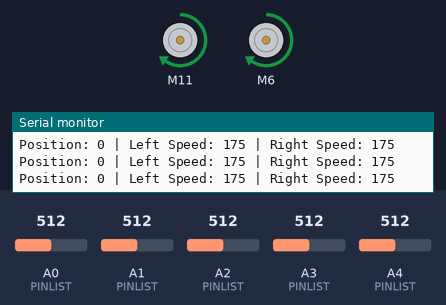
Recording of a sketch running on a simulated Arduino Uno, built with avr-gcc and run on an emulated ATmega328P. Shown: 2 × DC motor (green arrow = forward, orange = backward, longer = faster), the last lines printed to the serial monitor. The test bench sets the inputs (shaded band); at power-on: A0 (PINLIST) = 512, A1 (PINLIST) = 512, A3 (PINLIST) = 512, A2 (PINLIST) = 512, A4 (PINLIST) = 512.

Above: at 1.2 s.
1.3 s: A0 (PINLIST) set to 59
2.8 s: A0 (PINLIST) set to 52
At 3.3 s:
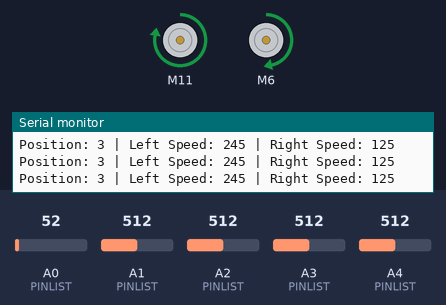
4.3 s: A0 (PINLIST) set to 306
At 4.6 s:
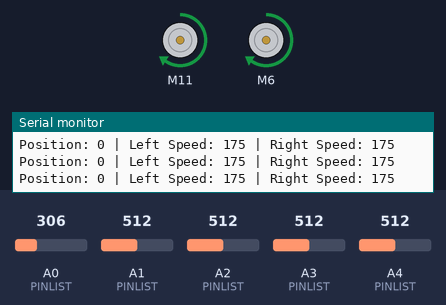
5.8 s: A1 (PINLIST) set to 60
8.8 s: A1 (PINLIST) set to 49
At 9.3 s:
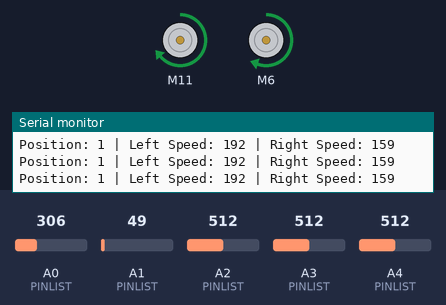
10.3 s: A3 (PINLIST) set to 60
11.8 s: A3 (PINLIST) set to 49
At 12.7 s:
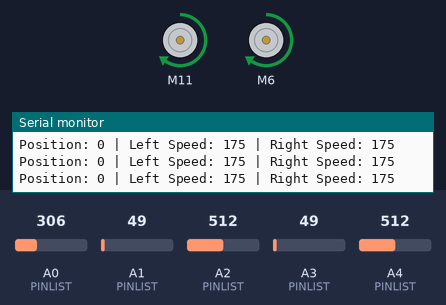
Timing chart, 0 to 14.3 s (numbered marks = the images above; inputs shaded):
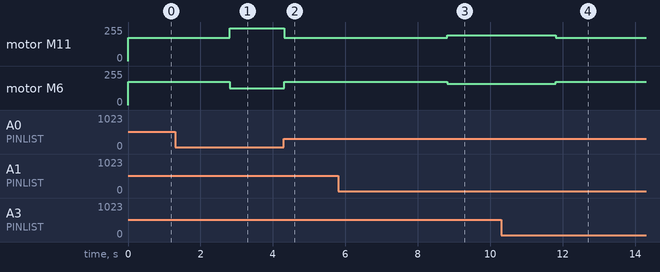

Measured:
- the behaviour switches between 56 and 55 on A0 (PINLIST) (found by bisection; images 0 and 1)
- after the input at 2.8 s, motor M11: forward 175/255 → forward 245/255 at once; motor M6: forward 175/255 → forward 125/255 at once
- after the input at 4.3 s, motor M11: forward 245/255 → forward 175/255 at once; motor M6: forward 125/255 → forward 175/255 at once
- after the input at 8.8 s, motor M11: forward 175/255 → forward 192/255 at once; motor M6: forward 175/255 → forward 159/255 at once
- after the input at 11.8 s, motor M11: forward 192/255 → forward 175/255 at once; motor M6: forward 159/255 → forward 175/255 at once

The sketch:

Suivi_de_ligne_sans_pid.ino
```cpp
#include "IRSensors.h"
#include "MoteurDouble.h"

// Configuration des capteurs IR (5 capteurs)
int PINLIST[5] = { A0, A1, A2, A3, A4 };  // Capteurs : Extrême gauche, Gauche, Centre, Droit, Extrême droit
int WEIGHTS[5] = { -3, -1, 0, 1, 3 };     // Poids plus précis pour calcul de position
IRSensors ir1(5, PINLIST, WEIGHTS);

// Configuration des moteurs
int AIN1 = 11;
int AIN2 = 10;
int BIN1 = 6;
int BIN2 = 5;
MoteurDouble motorController(AIN1, AIN2, BIN1, BIN2);

// Paramètres de suivi de ligne
int baseSpeed = 175;  // Vitesse de base

void setup() {
  Serial.begin(115200);
}

void loop() {
  int position = ir1.getPosition(); // Lire la position de la ligne

  int leftSpeed = baseSpeed;
  int rightSpeed = baseSpeed;

  // Ajustement des vitesses en fonction de la position
  if (position == 0) {
    // La ligne est au centre, avancer tout droit
    leftSpeed = baseSpeed;
    rightSpeed = baseSpeed;
  } else if (position == -1) {
    // La ligne est légèrement à gauche ou fortement à gauche, tourner à gauche
    leftSpeed = baseSpeed / 1.1;
    rightSpeed = baseSpeed*1.1;
  } else if (position == 1) {
    // La ligne est légèrement à droite ou fortement à droite, tourner à droite
    leftSpeed = baseSpeed*1.1;
    rightSpeed = baseSpeed / 1.1;
  }
  else if (position == -3)
  {
    leftSpeed = baseSpeed/1.4;
    rightSpeed = baseSpeed * 1.4;
  }
  else if (position == 3){
    leftSpeed = baseSpeed*1.4;
    rightSpeed = baseSpeed / 1.4;
  }

  // Appliquer les vitesses aux moteurs
  motorController.move(1, leftSpeed);
  motorController.move(2, rightSpeed);

  // Affichage des valeurs pour debug
  Serial.print("Position: "); Serial.print(position);
  Serial.print(" | Left Speed: "); Serial.print(leftSpeed);
  Serial.print(" | Right Speed: "); Serial.println(rightSpeed);

  delay(10);  // Petit délai pour stabilité
}
```

IRSensors.cpp
```cpp
#include "IRSensors.h"

IRSensors::IRSensors(int nbPin, int* pins, int* weights) {
  _nbPin = nbPin;
  _pins = new int[nbPin];
  for (int i = 0; i < nbPin; ++i) {
    _pins[i] = pins[i];
  }
  _weights = new int[nbPin];
  for (int i = 0; i < nbPin; ++i) {
    _weights[i] = weights[i];
  }
}

IRSensors::~IRSensors() {
  delete[] _pins;
  delete[] _weights;
}

void IRSensors::init() {
  for (int i = 0; i < _nbPin; ++i) {
    pinMode(_pins[i], INPUT);
  }
}

int IRSensors::getSensorInfo(int pin) {
  if (analogRead(pin) > 55) {
    return 1;
  } else {
    return 0;
  }
}

int IRSensors::getPosition() {
  int score = 0;
  int captorOn = 0;

  for (int i = 0; i < _nbPin; i++) {
    if (getSensorInfo(_pins[i]) == 1) {  // Utilisation des _pins[i]
      score += _weights[i];
      captorOn++;
    }
  }

  if (captorOn) {
    return score;
  } else {
    return 404;  // Pas de capteur actif
  }
}

int IRSensors::getpin(int i) {
  return _pins[i];  // Renvoie le pin à l'index i
}
```

IRSensors.h
```cpp
#ifndef IRSensors_H
#define IRSensors_H

#include <Arduino.h>

class IRSensors{
  public :
  IRSensors(int nbPin, int* pins, int* weights);
  ~IRSensors();
  void init();
  int getSensorInfo(int pin);
  int getPosition();
  int getpin(int i);

  private :
  int _nbPin;
  int* _pins;
  int* _weights;
};


#endif
```

MoteurDouble.cpp
```cpp
#include "MoteurDouble.h"

// Constructor to initialize motor driver pins
MoteurDouble::MoteurDouble(int pwma, int dira, int pwmb, int dirb)
    : motorA(PWM_PWM, pwma, dira), motorB(PWM_PWM, pwmb, dirb) {}

// Initializes motor drivers (if needed)
void MoteurDouble::begin() {
    // Add initialization if necessary
}

// Move a specific motor at a given speed (positive for forward, negative for reverse)
void MoteurDouble::move(int motor, int speed) {
    if (motor == 1) {
        motorA.setSpeed(speed);
    } else if (motor == 2) {
        motorB.setSpeed(speed);
    }
}

// Stop both motors
void MoteurDouble::stop() {
    motorA.setSpeed(0);
    motorB.setSpeed(0);
}

// Moves the robot forward at the specified speed
void MoteurDouble::avancer(int speed) {
    motorA.setSpeed(speed);
    motorB.setSpeed(speed);
}

// Moves the robot backward at the specified speed
void MoteurDouble::reculer(int speed) {
    motorA.setSpeed(-speed);
    motorB.setSpeed(-speed);
}
```

MoteurDouble.h
```cpp
#ifndef MoteurDouble_H
#define MoteurDouble_H

#include <Arduino.h>
#include "CytronMotorDriver.h"

class MoteurDouble {
private:
    // Motor A and B driver configuration
    CytronMD motorA;
    CytronMD motorB;

public:
    // Constructor to initialize motor driver pins
    MoteurDouble(int pwma, int dira, int pwmb, int dirb);

    // Initializes motor drivers (if needed)
    void begin();

    // Move a specific motor at a given speed (positive for forward, negative for reverse)
    void move(int motor, int speed);

    // Stop both motors
    void stop();

    // Moves the robot forward at the specified speed
    void avancer(int speed);

    // Moves the robot backward at the specified speed
    void reculer(int speed);

};

#endif
```
